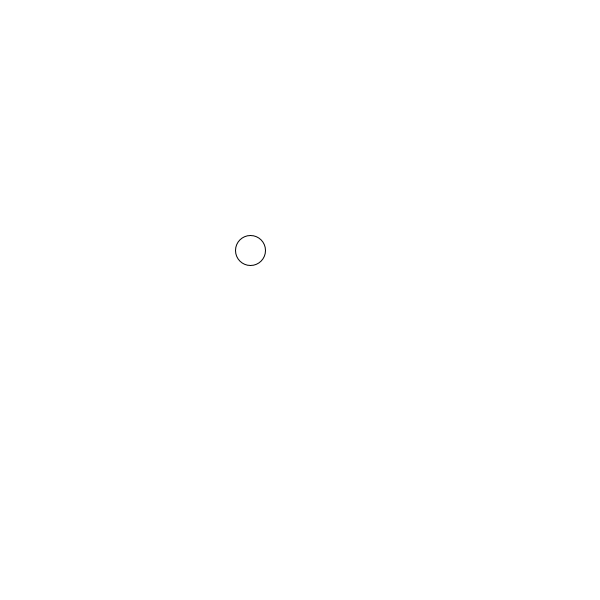
Frame 1 (no input)
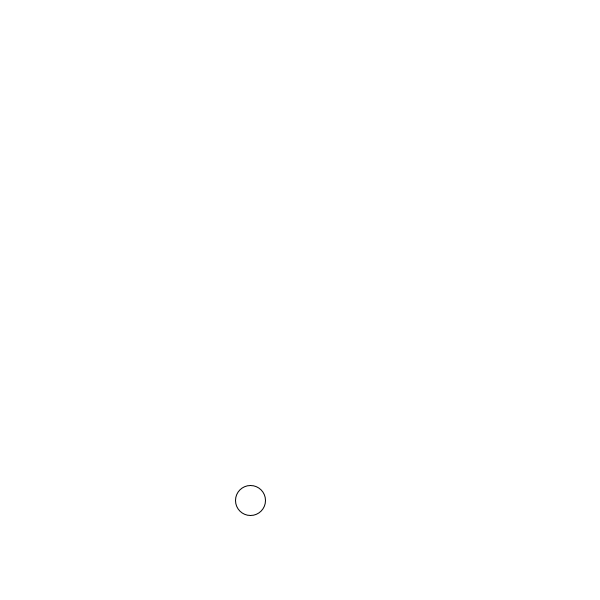
Frame 60 (the mouse pressed at the canvas centre just before this capture)
Frame 120 (the mouse held since frame 60 and released just before this capture): identical to frame 60, image omitted

The Processing sketch that drew these frames (run headless with seeded random() and noise(); from frame 60 on, the mouse is pressed at the canvas centre):

// Processing sketch: rpg
// ── rpg.pde
void setup(){
  size(600,600);
  
}
int x=250;
int y=250,vy,vx;


void draw(){

background(255);
x+=vx;
y+=vy;
vy++;
if(y>500)y=500;
ellipse(x,y,30,30);

}
void keyPressed(){
 if(keyCode==RIGHT)vx=10;
 if(keyCode==LEFT)vx=-10;
 if(keyCode==UP)vy=-10;
 if(keyCode==DOWN)vy=+10;
}
void keyReleased(){
  if(keyCode==RIGHT)vx=0;
 if(keyCode==LEFT)vx=0;
 if(keyCode==UP)vy=0;
 if(keyCode==DOWN)vy=0;

}
  
